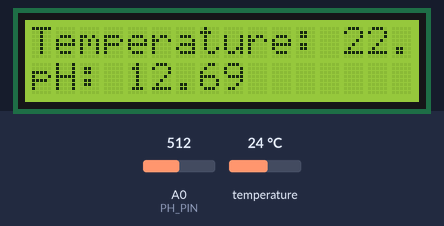
The sketch below on a simulated ESP8266 (NodeMCU). Shown: 16×2 character LCD. The test bench sets the inputs (shaded band); at power-on: temperature 24 °C, A0 (PH_PIN) = 512. What the sketch prints to the serial monitor is not drawn.

Above: at 1.8 s.
1.9 s: temperature set to 12 °C
At 4.2 s:
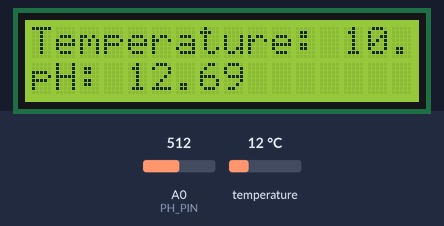
5.1 s: A0 (PH_PIN) set to 716
At 6.3 s:
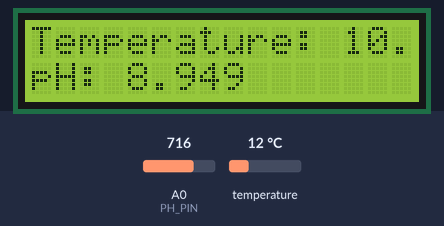
8.3 s: temperature set to 28 °C
At 11.7 s:
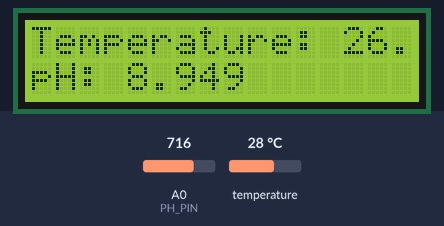
12.0 s: temperature set to 33 °C
At 13.8 s:
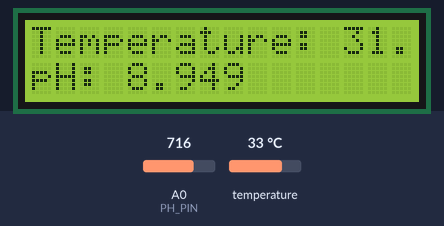
15.2 s: A0 (PH_PIN) set to 900
At 15.9 s:
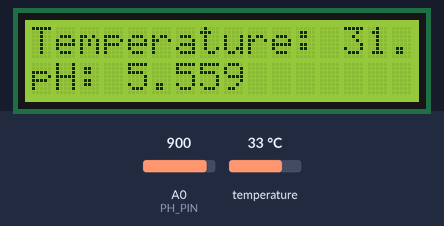
18.4 s: temperature set to 7 °C
At 21.3 s:
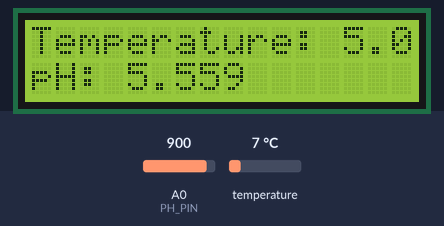
Timing chart, 0 to 22.6 s (numbered marks = the images above; inputs shaded):
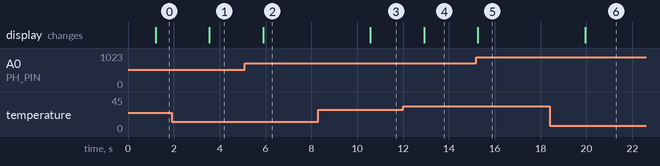

Measured:
- after the input at 1.9 s, the display: changes after 1.7 s (image 1)
- after the input at 5.1 s, the display: changes after 0.79 s (image 2)
- after the input at 8.3 s, the display: changes after 2.3 s (image 3)
- after the input at 12.0 s, the display: changes after 0.92 s (image 4)
- after the input at 15.2 s, the display: changes after 0.06 s (image 5)
- after the input at 18.4 s, the display: changes after 1.5 s (image 6)

The sketch:

originalProg.ino
```cpp
#include <OneWire.h>
#include <LiquidCrystal_I2C.h>

#define PH_PIN A0

OneWire ds(D5); // on pin 10 (a 4.7K resistor is necessary)
LiquidCrystal_I2C lcd(0x27, 16, 2);

void setup(void)
{
  Serial.begin(9600);
  lcd.begin(16, 2);
  lcd.init();
  lcd.backlight();
  pinMode(PH_PIN, INPUT);
}

void loop(void)
{
  byte i;
  byte present = 0;
  byte type_s;
  byte data[9];
  byte addr[8];
  float celsius, fahrenheit;

  if (!ds.search(addr))
  {
    Serial.println("No more addresses.");
    Serial.println();
    ds.reset_search();
    delay(250);
    return;
  }

  Serial.print("ROM =");
  for (i = 0; i < 8; i++)
  {
    Serial.write(' ');
    Serial.print(addr[i], HEX);
  }

  if (OneWire::crc8(addr, 7) != addr[7])
  {

    Serial.println("CRC is not valid!");
    return;
  }
  Serial.println();

  // the first ROM byte indicates which chip
  switch (addr[0])
  {
  case 0x10:
    Serial.println("  Chip = DS18S20"); // or old DS1820
    type_s = 1;
    break;
  case 0x28:
    Serial.println("  Chip = DS18B20");
    type_s = 0;
    break;
  case 0x22:
    Serial.println("  Chip = DS1822");
    type_s = 0;
    break;
  default:
    Serial.println("Device is not a DS18x20 family device.");
    return;
  }

  ds.reset();
  ds.select(addr);
  ds.write(0x44, 1); // start conversion, with parasite power on at the end

  delay(1000); // maybe 750ms is enough, maybe not
  // we might do a ds.depower() here, but the reset will take care of it.

  present = ds.reset();
  ds.select(addr);
  ds.write(0xBE); // Read Scratchpad

  Serial.print("  Data = ");
  Serial.print(present, HEX);
  Serial.print(" ");
  for (i = 0; i < 9; i++)
  { // we need 9 bytes
    data[i] = ds.read();
    Serial.print(data[i], HEX);
    Serial.print(" ");
  }
  Serial.print(" CRC=");
  Serial.print(OneWire::crc8(data, 8), HEX);
  Serial.println();

  // Convert the data to actual temperature
  // because the result is a 16 bit signed integer, it should
  // be stored to an "int16_t" type, which is always 16 bits
  // even when compiled on a 32 bit processor.
  int16_t raw = (data[1] << 8) | data[0];
  if (type_s)
  {
    raw = raw << 3; // 9 bit resolution default
    if (data[7] == 0x10)
    {
      // "count remain" gives full 12 bit resolution
      raw = (raw & 0xFFF0) + 12 - data[6];
    }
  }
  else
  {
    byte cfg = (data[4] & 0x60);
    // at lower res, the low bits are undefined, so let's zero them
    if (cfg == 0x00)
      raw = raw & ~7; // 9 bit resolution, 93.75 ms
    else if (cfg == 0x20)
      raw = raw & ~3; // 10 bit res, 187.5 ms
    else if (cfg == 0x40)
      raw = raw & ~1; // 11 bit res, 375 ms
    //// default is 12 bit resolution, 750 ms conversion time
  }
  celsius = ((float)raw / 16.0) - 2;
  fahrenheit = celsius * 1.8 + 32.0;
  Serial.print("  Temperature = ");
  Serial.print(celsius);
  Serial.print(" Celsius, ");
  Serial.print(fahrenheit);
  Serial.println(" Fahrenheit");

  float pH_value = analogRead(PH_PIN);
  float pH_voltage = -0.01838709677419355 * pH_value + 22.102903225806454;
  Serial.println(pH_voltage);

  lcd.setCursor(0, 0);
  lcd.print("Temperature: ");
  lcd.print(celsius);
  lcd.setCursor(0, 2);
  lcd.print("pH: ");
  lcd.print(pH_voltage);

  delay(1000);
}
```
